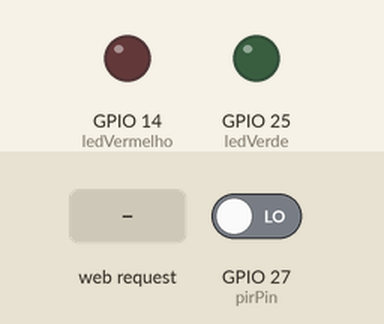
The sketch below on a simulated ESP32. Shown: output pins drawn as LEDs (lit = HIGH). The test bench sets the inputs (shaded band); at power-on: GPIO 27 (pirPin) LOW. WiFi joins after 1.5 s; servers stay silent unless stated; what the sketch prints to the serial monitor is not drawn.

Above: at 3.2 s.
3.3 s: HTTP request GET /luminosidade received
At 3.8 s:
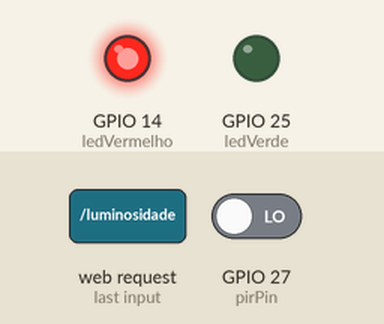
Timing chart, 0 to 6.3 s (numbered marks = the images above; inputs shaded):
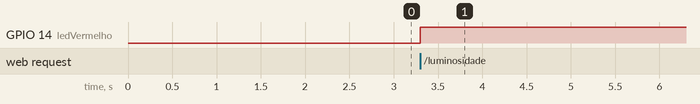

Measured:
- after the input at 3.3 s, GPIO 14 (ledVermelho): LOW → HIGH at once

The sketch:

sensor_luminosidade.ino
```cpp
#include <WiFi.h>
#include <WebServer.h>  // Biblioteca WebServer para criar endpoints REST

// Wi-Fi
const char* ssid = "smart_city";
const char* password = "senai501";

// Pinos
const int ldrPin = 34;
const int ledVermelho = 14;
const int ledVerde = 25;
const int pirPin = 27;

WebServer server(80);

void handleSensors() {
  int ldrValue = analogRead(ldrPin);
  float voltage = (ldrValue / 4095.0) * 3.3;
  bool salaClara = ldrValue < 1500;

  int pirRaw = digitalRead(pirPin);
  bool movimentoDetectado = (pirRaw == HIGH);

  // Controle dos LEDs
  if (salaClara) {
    digitalWrite(ledVerde, HIGH);
    digitalWrite(ledVermelho, LOW);
  } else {
    digitalWrite(ledVerde, LOW);
    digitalWrite(ledVermelho, HIGH);
  }

  // JSON
  String json = "{";
  json += "\"ldrValue\": " + String(ldrValue) + ",";
  json += "\"voltage\": " + String(voltage, 2) + ",";
  json += "\"luminosidade\": \"" + String(salaClara ? "CLARO" : "ESCURO") + "\",";
  json += "\"movimentoDetectado\": " + String(movimentoDetectado ? "true" : "false") + ",";
  json += "\"pirRaw\": " + String(pirRaw);
  json += "}";

  server.sendHeader("Access-Control-Allow-Origin", "*");

  server.send(200, "application/json", json);
}

void setup() {
  Serial.begin(115200);

  pinMode(ledVermelho, OUTPUT);
  pinMode(ledVerde, OUTPUT);
  pinMode(pirPin, INPUT);

  WiFi.begin(ssid, password);
  Serial.print("Conectando ao Wi-Fi");
  while (WiFi.status() != WL_CONNECTED) {
    delay(1000);
    Serial.print(".");
  }
  Serial.println("\nWi-Fi Conectado! IP: " + WiFi.localIP().toString());

  // Rota API
  server.on("/luminosidade", handleSensors);

  server.begin();
  Serial.println("Servidor iniciado.");
}

void loop() {
  server.handleClient();
}
```
